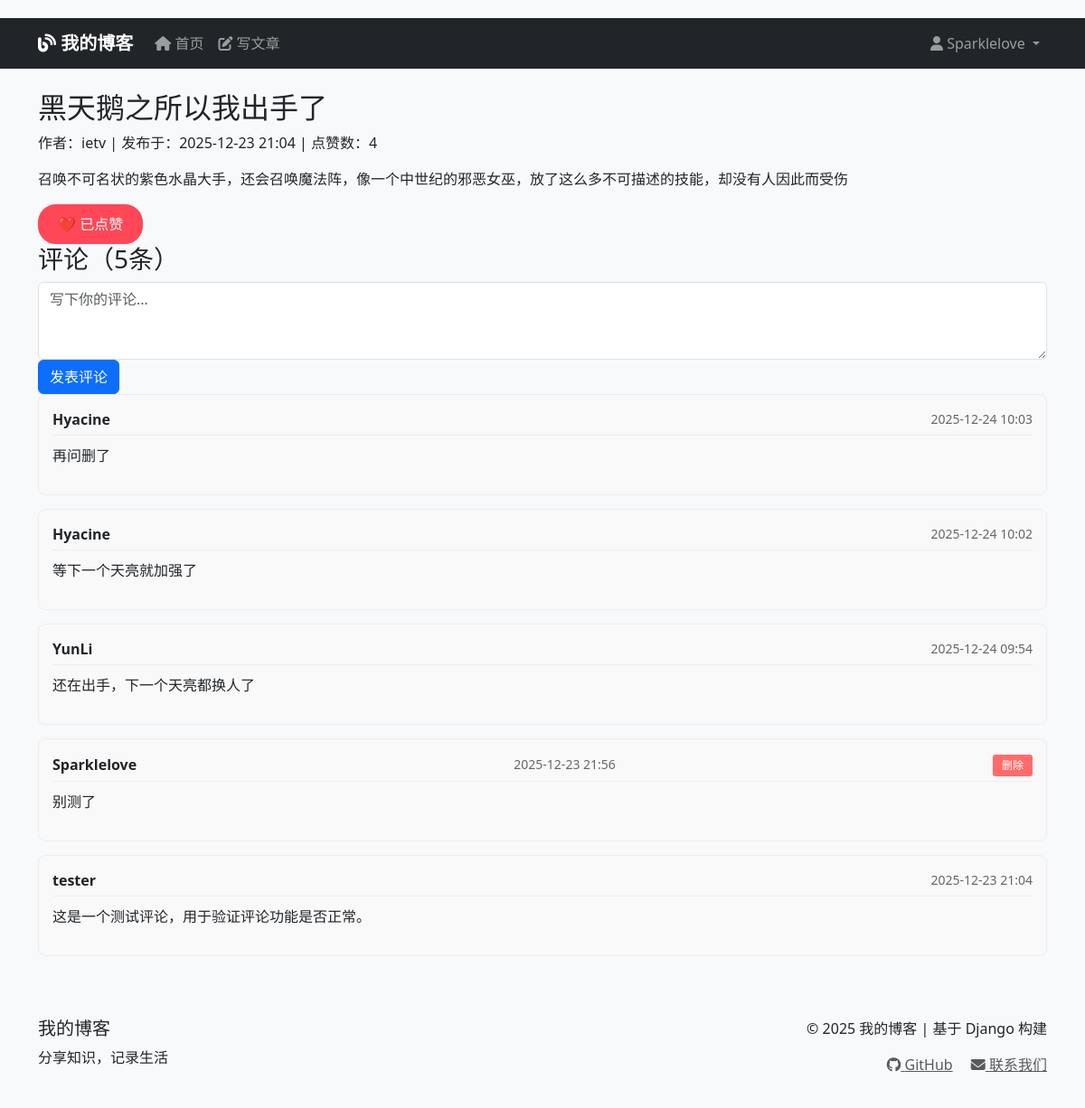
The app's page /post/5/ (signed in) with its own data.
### blogs/models.py (models this page shows, shortened)
class BlogPost(models.Model):
    title = models.CharField(max_length=200)
    content = models.TextField()
    owner = models.ForeignKey(User, on_delete=models.CASCADE)
    date_added = models.DateTimeField(auto_now_add=True)
    likes_count = models.PositiveIntegerField(default=0)
    def user_has_liked(self, user):
        if not user.is_authenticated:
            return False
        if not hasattr(user, 'id') or user.id is None:
            return False
        return self.likes.filter(user=user).exists()

class Comment(models.Model):
    post = models.ForeignKey(BlogPost, on_delete=models.CASCADE, related_name='comments')
    author = models.ForeignKey(User, on_delete=models.CASCADE)
    content = models.TextField(max_length=1000)
    created_at = models.DateTimeField(auto_now_add=True)
    updated_at = models.DateTimeField(auto_now=True)
    class Meta:
        ordering = ['-created_at']  # 按时间倒序排列

### blogs/views.py (the view)
# urls.py: path('post/<int:post_id>/', views.post_detail, name='post_detail'),
def post_detail(request, post_id):
    post = get_object_or_404(BlogPost, id=post_id)
    comments = post.comments.all()  # 获取所有评论
    comment_form = CommentForm()
    user_has_liked = False
    if request.user.is_authenticated:
        user_has_liked = post.user_has_liked(request.user)
    context = {
        'post': post,
        'comments': comments,
        'comment_form': comment_form,
        'user_has_liked': user_has_liked,
    }
    return render(request, 'blogs/post_detail.html', context)

### blogs/forms.py
class CommentForm(forms.ModelForm):
    class Meta:
        model = Comment
        fields = ['content']
        widgets = {
            'content': forms.Textarea(attrs={
                'rows': 3,
                'placeholder': '写下你的评论...',
                'class': 'form-control'
            })
        }
        labels = {
            'content': ''
        }

### blogs/templates/blogs/post_detail.html (shortened to what this page needs)
{% extends 'blogs/base.html' %}
{% block content %}
<article>
    <h2>{{ post.title }}</h2>
    <p class="post-meta">
        作者：{{ post.owner.username }} |
        发布于：{{ post.date_added|date:"Y-m-d H:i" }} |
        点赞数：<span id="likes-count">{{ post.likes_count }}</span>
    </p>
    <div class="post-content">
        {{ post.content|linebreaks }}
    </div>
    <div class="like-section">
        {% if user.is_authenticated %}
            <form method="post" action="{% url 'blogs:toggle_like' post.id %}" id="like-form">
                <button type="submit" class="like-btn {% if user_has_liked %}liked{% endif %}">
                    {% if user_has_liked %}
                        ❤️ 已点赞
                    {% else %}
                        🤍 点赞
                    {% endif %}
                </button>
            </form>
        {% else %}
            <p><a href="{% url 'accounts:login' %}">登录</a>后即可点赞</p>
        {% endif %}
    </div>
</article>
<section class="comments-section">
    <h3>评论（{{ comments.count }}条）</h3>
    {% if user.is_authenticated %}
    <form method="post" action="{% url 'blogs:add_comment' post.id %}" class="comment-form">
        <div class="form-group">
            {{ comment_form.content }}
        </div>
        <button type="submit" class="btn btn-primary">发表评论</button>
    </form>
    {% else %}
    <p>请先<a href="{% url 'accounts:login' %}">登录</a>后发表评论</p>
    {% endif %}
    <div class="comments-list">
        {% for comment in comments %}
        <div class="comment">
            <div class="comment-header">
                <strong>{{ comment.author.username }}</strong>
                <span class="comment-time">{{ comment.created_at|date:"Y-m-d H:i" }}</span>
                {% if user == comment.author or user == post.owner %}
                <form method="post" action="{% url 'blogs:delete_comment' comment.id %}"
                      class="delete-form" onsubmit="return confirm('确定删除这条评论吗？');">
                    <button type="submit" class="delete-btn">删除</button>
                </form>
                {% endif %}
            </div>
            <div class="comment-content">
                {{ comment.content|linebreaks }}
            </div>
        </div>
        {% empty %}
        <p class="no-comments">还没有评论，快来抢沙发吧！</p>
        {% endfor %}
    </div>
</section>
{% endblock %}

### blogs/templates/blogs/base.html (shortened to what this page needs)
<!DOCTYPE html>
<html lang="zh-cn">
<head>
    <link href="https://cdn.jsdelivr.net/npm/bootstrap@5.3.0/dist/css/bootstrap.min.css" rel="stylesheet">
    <link rel="stylesheet" href="https://cdnjs.cloudflare.com/ajax/libs/font-awesome/6.4.0/css/all.min.css">
</head>
<body>
    <nav class="navbar navbar-expand-lg navbar-dark bg-dark">
        <div class="container">
            <a class="navbar-brand" href="{% url 'blogs:index' %}">
                <i class="fas fa-blog"></i> 我的博客
            </a>
            <div class="collapse navbar-collapse" id="navbarNav">
                <ul class="navbar-nav me-auto">
                    <li class="nav-item">
                        <a class="nav-link" href="{% url 'blogs:index' %}">
                            <i class="fas fa-home"></i> 首页
                        </a>
                    </li>
                    <li class="nav-item">
                        <a class="nav-link" href="{% url 'blogs:new_post' %}">
                            <i class="fas fa-edit"></i> 写文章
                        </a>
                    </li>
                </ul>
                <ul class="navbar-nav">
                    {% if user.is_authenticated %}
                    <li class="nav-item dropdown">
                        <a class="nav-link dropdown-toggle" href="#" id="userDropdown" role="button"
                           data-bs-toggle="dropdown" aria-expanded="false">
                            <i class="fas fa-user"></i> {{ user.username }}
                        </a>
                    </li>
                    {% endif %}
                </ul>
            </div>
        </div>
    </nav>
    <div class="container mt-4">
        {% block content %}{% endblock %}
    </div>
    <footer class="mt-5">
        <div class="container">
            <div class="row">
                <div class="col-md-6">
                    <h5>我的博客</h5>
                    <p>分享知识，记录生活</p>
                </div>
                <div class="col-md-6 text-end">
                    <p>&copy; 2025 我的博客 | 基于 Django 构建</p>
                    <p>
                        <a href="#" class="text-muted me-3"><i class="fab fa-github"></i> GitHub</a>
                        <a href="#" class="text-muted"><i class="fas fa-envelope"></i> 联系我们</a>
                    </p>
                </div>
            </div>
        </div>
    </footer>
</body>
</html>

### blogs/templates/blogs/base.html (style rules this page uses)
body { padding-top: 20px; background-color: #f8f9fa; }
.navbar-brand { font-weight: bold; }
footer { margin-top: 50px; padding: 20px 0; background-color: #f8f9fa; }

### blogs/templates/blogs/post_detail.html (style rules this page uses)
.like-btn { background: none; border: 2px solid #ff4757; color: #ff4757; padding: 8px 20px; border-radius: 20px; cursor: pointer; font-size: 16px; transition: all 0.3s; }
.like-btn.liked { background: #ff4757; color: white; }
.comment { border: 1px solid #eee; border-radius: 8px; padding: 15px; margin-bottom: 15px; background: #f9f9f9; }
.comment-header { display: flex; justify-content: space-between; align-items: center; margin-bottom: 10px; border-bottom: 1px solid #eee; padding-bottom: 5px; }
.comment-time { color: #666; font-size: 14px; }
.delete-form { display: inline; }
.delete-btn { background: #ff6b6b; color: white; border: none; padding: 3px 10px; border-radius: 3px; cursor: pointer; font-size: 12px; }

### records on screen
BlogPost: title "黑天鹅之所以我出手了", owner.username "ietv", date_added "2025-12-23 21:04", likes_count "4", content "召唤不可名状的紫色水晶大手，还会召唤魔法阵，像一个中世纪的邪恶女巫，放了这么多不可描述的技能，却没有人因此而受伤", count "5"
Comment: author.username "Hyacine", created_at "2025-12-24 10:03", content "再问删了"
Comment: author.username "Hyacine", created_at "2025-12-24 10:02", content "等下一个天亮就加强了"
Comment: author.username "YunLi", created_at "2025-12-24 09:54", content "还在出手，下一个天亮都换人了"
Comment: author.username "Sparklelove", created_at "2025-12-23 21:56", shows "删除", content "别测了"
Comment: author.username "tester", created_at "2025-12-23 21:04", content "这是一个测试评论，用于验证评论功能是否正常。"

### other values on screen
{{ user.username }} "Sparklelove"
